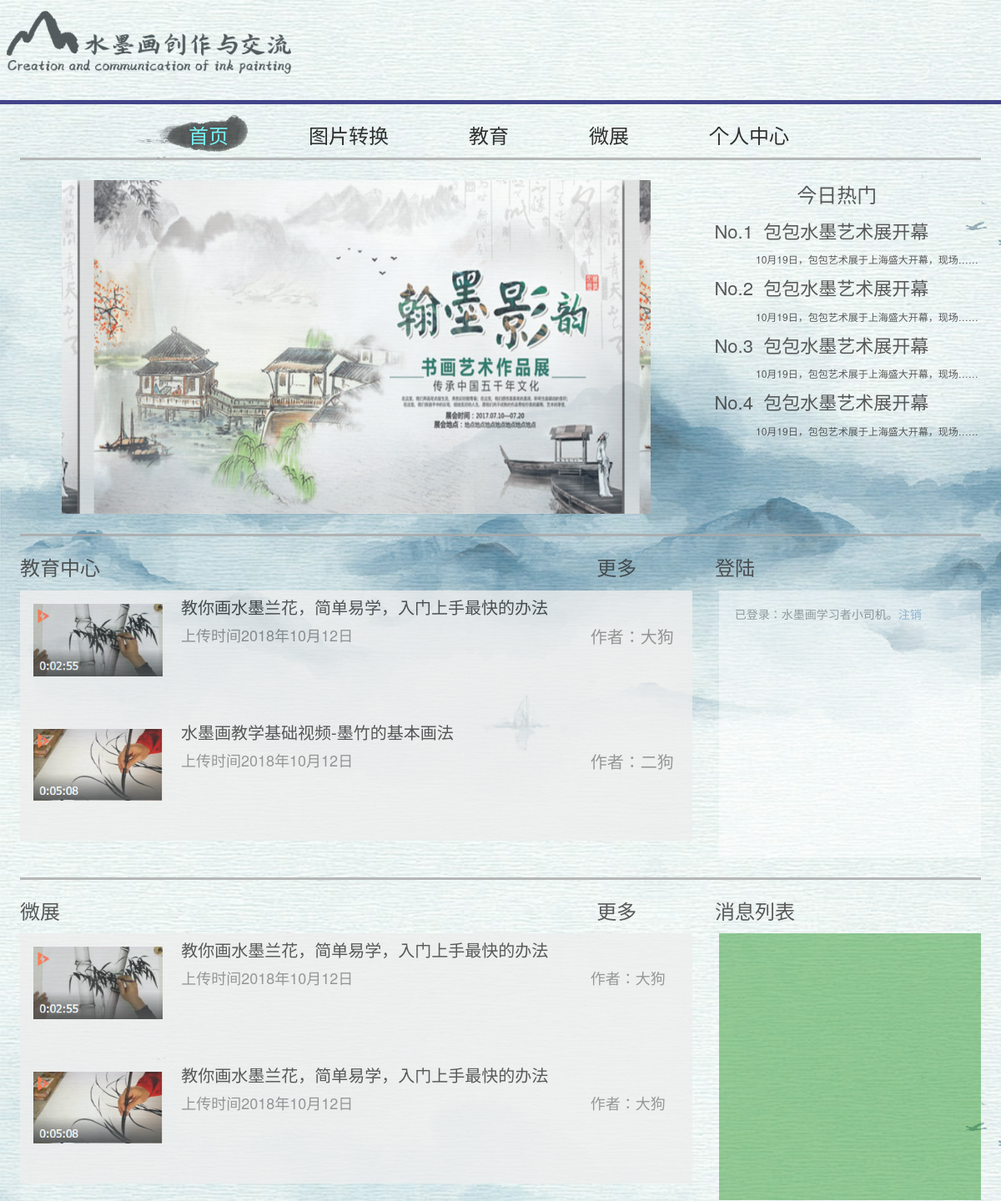
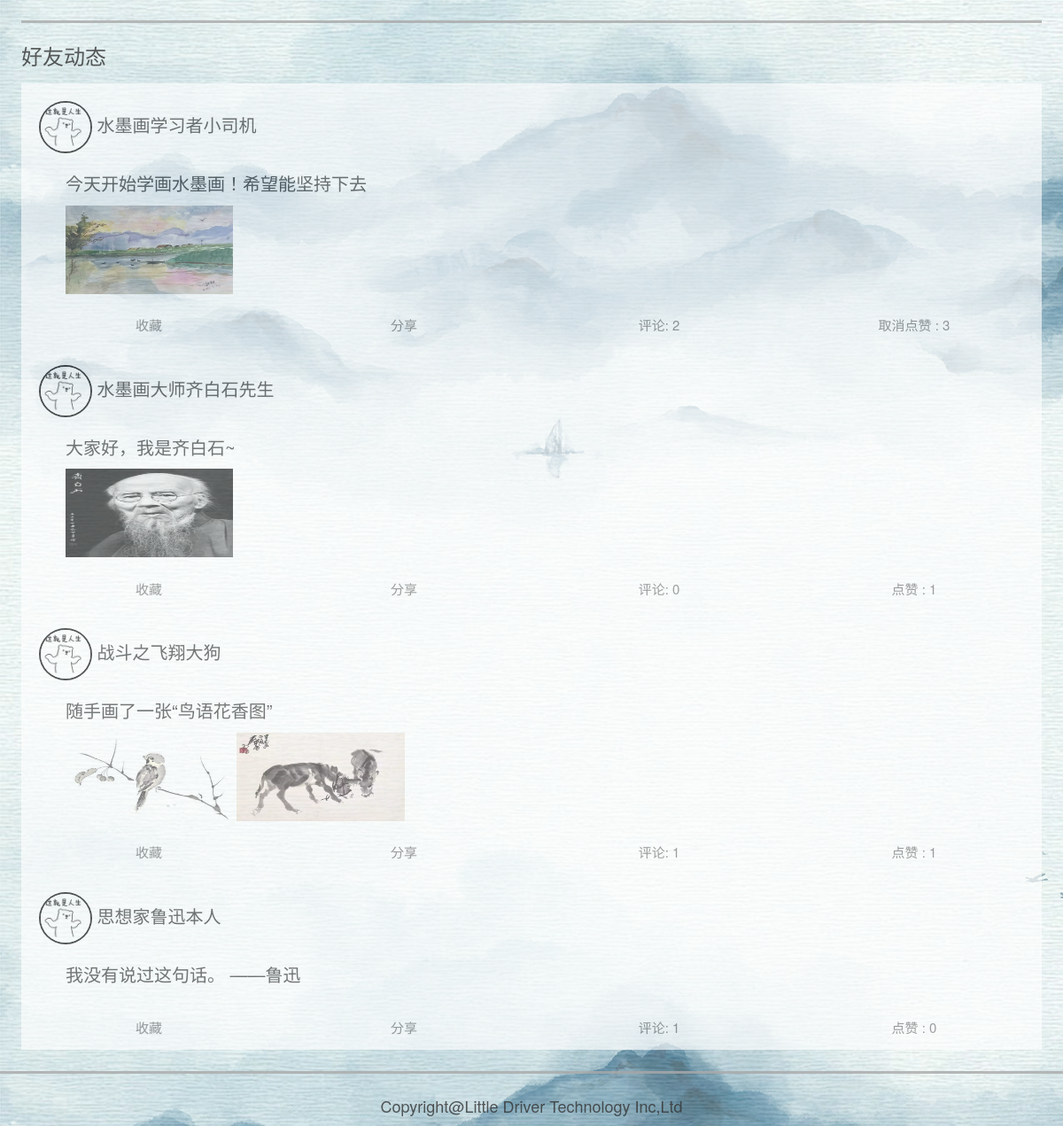
/s/index (signed in), run on the app's committed database (2 pictures, top to bottom).
### WeiboAPP/models.py (models this page shows)
class Mblog(models.Model):
    author = models.ForeignKey(User, on_delete=models.CASCADE, related_name='blog_author_set')
    create_date = models.DateTimeField(auto_now_add=True)
    update_date = models.DateTimeField(auto_now=True)
    content = models.TextField()
    thumb = models.ManyToManyField(User, related_name='blog_thumb_set')
    comment = models.ManyToManyField(User, through='MblogComment', related_name='blog_comment_set')

class MblogFile(models.Model):
    blog = models.ForeignKey(Mblog, on_delete=models.CASCADE, related_name='blog_files_set')
    file = models.FilePathField()
    is_image = models.BooleanField()

### MainAPP/views.py (the view)
# urls.py: path('s/<slug:path>', mainViews.showPages),
def showPages(request, path):
    logging.info('Accessing Page /%s with main.showPages'%(path))
    if path=='index':
        weibos = getWeiboShown(request.user)
        template = loader.get_template('mainPC.html')
        context = {
            'weibos' : weibos,
        }
        return HttpResponse(template.render(context, request))
    return HttpResponse('No Page Here.')

### WeiboAPP/views.py (called while the page is built)
def getWeiboShown(user):
    weibos = []
    blogs = Mblog.objects.all()
    for blog in blogs:
        thumbed = False
        if user.is_authenticated:
            try: user.blog_thumb_set.all().get(id=blog.id)
            except: pass
            else: thumbed = True
        tcount = blog.thumb.count()
        comments = blog.comment_blog_set.all()
        comment_set = []
        i = 1
        for comment in comments:
            comment_set.append({
                'num': i,
                'val': comment.content,
                'author': comment.author,
            })
            i+=1
        weibos.append({
            'blog':blog,
            'pics':blog.blog_files_set.all(),
            'thumbed':thumbed,
            'thumbCount':tcount,
            'comments':comment_set,
            'commentCount':len(comment_set),
        })
    return weibos

### templates/mainPC.html (shortened to what this page needs)
<html>
<head>
	<link href="https://cdn.bootcss.com/bootstrap/3.3.7/css/bootstrap.min.css" rel="stylesheet">
</head>
<body style="background-image:url(../../img/bk.jpg);
			overflow:scroll;
			display:block;">
	<div style="">
		<img src="../../img/icon.png" style="height:100px;">
	</div>
	<hr style="border-top:5px solid #191970"/>
    <div>
        <p class="title_" id="title_g" style="margin-right:calc(42% - 250px);"
           onmouseover="$('#bkSlide').css('left',(this.offsetLeft+this.clientWidth/2-90)+'px');$('.title_').css('color','black');$(this).css('color','#5CF4F7');">个人中心</p>
        <p class="title_" id="title_w" style="margin-right:8%;"
           onmouseover="$('#bkSlide').css('left',(this.offsetLeft+this.clientWidth/2-90)+'px');$('.title_').css('color','black');$(this).css('color','#5CF4F7');">微展</p>
        <p class="title_" id="title_j" style="margin-right:8%;"
           onmouseover="$('#bkSlide').css('left',(this.offsetLeft+this.clientWidth/2-90)+'px');$('.title_').css('color','black');$(this).css('color','#5CF4F7');">教育</p>
        <p class="title_" id="title_t" style="margin-right:8%;"
           onmouseover="$('#bkSlide').css('left',(this.offsetLeft+this.clientWidth/2-90)+'px');$('.title_').css('color','black');$(this).css('color','#5CF4F7');">图片转换</p>
        <p class="title_" id="title_s" style="margin-right:8%;"
           onmouseover="$('#bkSlide').css('left',(this.offsetLeft+this.clientWidth/2-90)+'px');$('.title_').css('color','black');$(this).css('color','#5CF4F7');">首页</p>
        <div class="bkSlide" id="bkSlide">
            <img src="../../img/Layer26.png" style="height:50px;"/>
        </div>
    </div>
	<hr style="border-top:3px solid #A9A9A9;width:96%;"/>
<div style="min-width:1024px;max-width:1280px;margin:2% auto;">
	<div style="margin:0 2% 2% 2%;">
		<div style="display:flex;width:100%;background-color:transparent;">
			<div style="flex:7;">
                <div style="padding:0 50px 0 50px;">
				<div style="width:100%;overflow:hidden;">
					<div class="MainPage-TopBar" id="MainPage-TopBar" style="width:600%;height:400px;">
						<div class="imgContainer">
						</div>
						<div class="imgContainer">
							<img src="../../img/img.png" id="img3" class="imgSlide" style="margin-left:-102.5%;">
						</div>
						<div class="imgContainer">
							<img src="../../img/img.png" id="img4" class="imgSlide" style="margin-left:-110%;">
						</div>
						<div class="imgContainer">
							<img src="../../img/img.png" id="img5" class="imgSlide" style="margin-left:-117.5%;">
						</div>
					</div>
				</div>
                </div>
			</div>
			<div style="flex:3;background-color:transparent;">
				<p style="font-size:24px;text-align:center;">今日热门</p>
				<p style="font-size:22px;margin-left:4%;">&#160;&#160;No.1&#160&#160包包水墨艺术展开幕</p>
				<p style="font-size:12px;margin-left:18%;">&#160;&#160;&#160;&#160;10月19日，包包艺术展于上海盛大开幕，现场……</p>
				<p style="font-size:22px;margin-left:4%;">&#160;&#160;No.2&#160&#160包包水墨艺术展开幕</p>
				<p style="font-size:12px;margin-left:18%;">&#160;&#160;&#160;&#160;10月19日，包包艺术展于上海盛大开幕，现场……</p>
				<p style="font-size:22px;margin-left:4%;">&#160;&#160;No.3&#160&#160包包水墨艺术展开幕</p>
				<p style="font-size:12px;margin-left:18%;">&#160;&#160;&#160;&#160;10月19日，包包艺术展于上海盛大开幕，现场……</p>
				<p style="font-size:22px;margin-left:4%;">&#160;&#160;No.4&#160&#160包包水墨艺术展开幕</p>
				<p style="font-size:12px;margin-left:18%;">&#160;&#160;&#160;&#160;10月19日，包包艺术展于上海盛大开幕，现场……</p>
			</div>
		</div>
	</div>
	<hr style="border-top:3px solid #A9A9A9;width:96%;"/>
	<div style="margin:0% 2% 2% 2%;">
		<div style="display:flex;width:100%;">
			<p style="font-size:24px;flex:6;">教育中心</p>
			<p style="font-size:24px;flex:1;">更多</p>
			<p style="font-size:24px;flex:3;">&#160;&#160;&#160;&#160;登陆</p>
		</div>
		<div style="display:flex;width:100%;background-color:transparent;flex-wrap:wrap;">
			<div style="flex:7;display:block;">
				<div style="display:flex;height:150px;width:100%;background-color:#eee;">
					<div style="flex:2;margin:16px;overflow:hidden;height:96%;">
						<img src="../../img/2.png" style="width:100%;"/>
					</div>
					<div style="flex:8;overflow:hidden;">
						<p style="font-size:20px;margin:1%;">教你画水墨兰花，简单易学，入门上手最快的办法</p>
						<div style="display:flex;">
							<p style="font-size:18px;color:grey;flex:8;margin-left:1%;">上传时间2018年10月12日</p>
							<p style="font-size:20px;color:grey;flex:2;">作者：大狗</p>
						</div>
					</div>
				</div>
				<div style="display:flex;height:150px;width:100%;background-color:#eee;">
					<div style="flex:2;margin:16px;overflow:hidden;height:96%;">
						<img src="../../img/3.png" style="width:100%;"/>
					</div>
					<div style="flex:8;overflow:hidden;">
						<p style="font-size:20px;margin:1%;">水墨画教学基础视频-墨竹的基本画法</p>
						<div style="display:flex;">
							<p style="font-size:18px;color:grey;flex:8;margin-left:1%;">上传时间2018年10月12日</p>
							<p style="font-size:20px;color:grey;flex:2;">作者：二狗</p>
						</div>
					</div>
				</div>
			</div>
			<div style="display:flex;height:320px;width:30%;background-color:transparent;flex:3;opacity:0.5;">
				<div style="flex:1;"></div>
				<div style="flex:10;height:100%;width:90%;background-color:#fff;">
					<div style="margin:6%;">
                        {% if user.is_authenticated %}
                          <p>
                            已登录：{{user.username}}。<a href="#" onclick="dologini()">注销</a>
                          </p>
                        {% endif %}
					</div>
				</div>
			</div>
		</div>
	</div>
	<hr style="border-top:3px solid #A9A9A9;width:96%;"/>
	<div style="margin:0% 2% 2% 2%;">
		<div style="display:flex;width:100%;">
			<p style="font-size:24px;flex:6;">微展</p>
			<p style="font-size:24px;flex:1;">更多</p>
			<p style="font-size:24px;flex:3;">&#160;&#160;&#160;&#160;消息列表</p>
		</div>
		<div style="display:flex;width:100%;background-color:transparent;flex-wrap:wrap;">
			<div style="flex:7;display:block;">
				<div style="display:flex;height:150px;width:100%;background-color:#eee;">
					<div style="flex:2;margin:2%;overflow:hidden;height:96%;">
						<img src="../../img/2.png" style="width:100%;"/>
					</div>
					<div style="flex:8;overflow:hidden;">
						<p style="font-size:20px;margin:1%;">教你画水墨兰花，简单易学，入门上手最快的办法</p>
						<div style="display:flex;">
							<p style="font-size:18px;color:grey;flex:8;margin-left:1%;">上传时间2018年10月12日</p>
							<p style="font-size:18px;color:grey;flex:2;">作者：大狗</p>
						</div>
					</div>
				</div>
				<div style="display:flex;height:150px;width:100%;background-color:#eee;">
					<div style="flex:2;margin:2%;overflow:hidden;height:96%;">
						<img src="../../img/3.png" style="width:100%;"/>
					</div>
					<div style="flex:8;overflow:hidden;">
						<p style="font-size:20px;margin:1%;">教你画水墨兰花，简单易学，入门上手最快的办法</p>
						<div style="display:flex;">
							<p style="font-size:18px;color:grey;flex:8;margin-left:1%;">上传时间2018年10月12日</p>
							<p style="font-size:18px;color:grey;flex:2;">作者：大狗</p>
						</div>
					</div>
				</div>
			</div>
			<div style="display:flex;width:30%;background-color:transparent;flex:3;opacity:0.5;">
				<div style="flex:1;"></div>
				<div style="flex:10;height:320px;width:90%;background-color:green;">
				</div>
			</div>
		</div>
	</div>
	<hr style="border-top:3px solid #A9A9A9;width:96%;"/>
	<div style="margin:0% 2% 2% 2%;">
		<div style="height:6%;width:100%;">
			<p style="font-size:24px;">好友动态</p>
		</div>
		<div style="display:flex;width:100%;background-color:transparent;flex-wrap:wrap;">
			<div style="flex:9;display:block;">
            {% for weibo in weibos %}
				<div style="width:100%;background-color:#fff;opacity:0.8;">
                    <div style="padding:20px 20px 0px 20px;">
                        <p style="font-size:20px;">
                            <img src="../../img/1.png"  style="width:60px;border:2px solid #000;" class="img-circle">
                            {{ weibo.blog.author.username }}
                        </p>
                    </div>
                    <div style="padding:10px 50px 10px 50px;">
                        <p style="font-size:20px;">{{ weibo.blog.content }}</p>
                        {% for image in weibo.pics %}
                            <img src="{{ image.file }}" style="width:18%;height:100px;" />
                        {% endfor %}
                    </div>
				</div>
				<div style="display:flex;height:50px;width:100%;background-color:#fff;opacity:0.8;">
					<button class="bar" style="flex:1;">收藏</button>
					<button class="bar" style="flex:1;">分享</button>
					<button class="bar" style="flex:1;" id="show{{weibo.blog.id}}">评论: {{ weibo.commentCount }}</button>
					<button class="bar" style="flex:1;" onclick="doitat({{ weibo.blog.id }}, this,
                        {% if weibo.thumbed %}
                            false
                        {% else %}
                            true
                        {% endif %}
                            )">
                        {% if weibo.thumbed %}
                            取消点赞
                        {% else %}
                            点赞
                        {% endif %}: {{ weibo.thumbCount }}
                    </button>
				</div>
            {% endfor %}
			</div>
		</div>
	</div>
	<hr style="border-top:3px solid #A9A9A9;"/>
</div>
	<div style="text-align:center;">
		<p style="font-size:18px;">Copyright@Little Driver Technology Inc,Ltd</p>
	</div>
</body>
</html>

### templates/mainPC.html (style rules this page uses)
body { opacity:0.8; }
.bar { background-color:#fff; opacity:0.7; border:1px ; font-size:15px; }
.MainPage-TopBar { background-color:#dddddd; display: -webkit-box; display: -ms-flexbox; display: flex; height:30%; border:2px; width:100%; }
.imgContainer { display: -webkit-box; display: -ms-flexbox; display: flex; width: 100%; }
.imgSlide { width:90%; }
.bkSlide { position:relative; top:-10px; z-index:-80; float:left; height:30px; transition: all 0.25s ease-out; }
.title_ { font-size:24px; float:right; }

### data on the page
Mblog: blog.author.username "水墨画学习者小司机", blog.content "今天开始学画水墨画！希望能坚持下去", commentCount "2", shows "取消点赞", thumbCount "3"
MblogFile: file (picture)
Mblog: blog.author.username "水墨画大师齐白石先生", blog.content "大家好，我是齐白石~", commentCount "0", shows "点赞", thumbCount "1"
MblogFile: file (picture)
Mblog: blog.author.username "战斗之飞翔大狗", blog.content "随手画了一张“鸟语花香图”", commentCount "1", shows "点赞", thumbCount "1"
MblogFile: file (picture)
MblogFile: file (picture)
Mblog: blog.author.username "思想家鲁迅本人", blog.content "我没有说过这句话。 ——鲁迅", commentCount "1", shows "点赞", thumbCount "0"

### other printed values
{{ user.username }} "水墨画学习者小司机"
